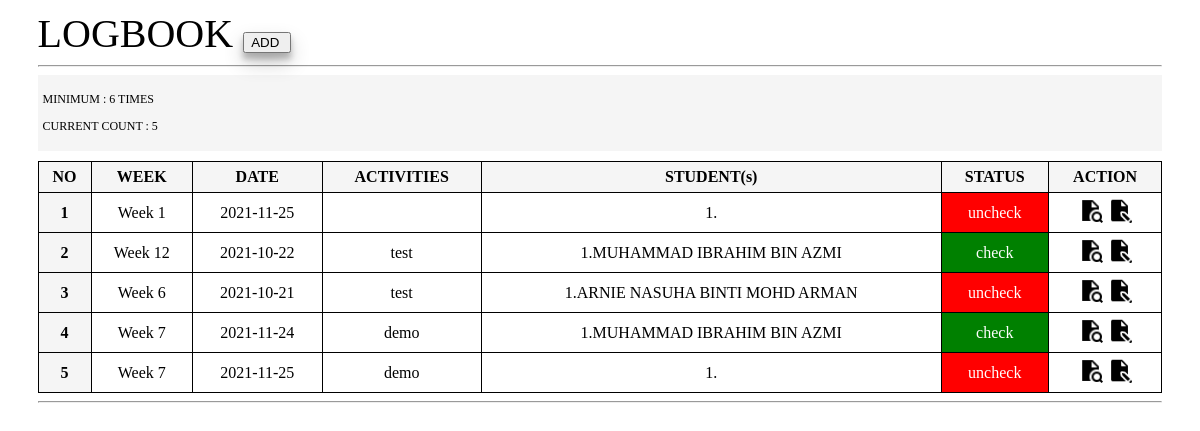
The app's page /Student/logbook.php with its own data.
### tables this page shows
CREATE TABLE `logbook` (
  `logID` int(11) NOT NULL,
  `Pid` int(11) DEFAULT NULL,
  `activities` varchar(100) DEFAULT NULL,
  `comment` varchar(1000) DEFAULT NULL,
  `svComment` varchar(500) DEFAULT NULL,
  `pType` varchar(20) DEFAULT NULL,
  `week` varchar(20) DEFAULT NULL,
  `logdate` date DEFAULT NULL,
  `stud1` varchar(20) DEFAULT NULL,
  `stud2` varchar(20) DEFAULT NULL,
  `stud3` varchar(20) DEFAULT NULL,
  `svid` varchar(20) DEFAULT NULL,
  `nextPlan` varchar(200) DEFAULT NULL,
  `byWho` varchar(20) DEFAULT NULL,
  `status` int(11) NOT NULL DEFAULT 0
);

CREATE TABLE `student` (
  `id` int(11) NOT NULL,
  `studID` varchar(50) NOT NULL,
  `Pid` int(11) DEFAULT NULL,
  `programme` varchar(5) DEFAULT NULL,
  `studName` varchar(100) DEFAULT NULL,
  `studEmail` varchar(100) DEFAULT NULL,
  `studPhone` varchar(100) DEFAULT NULL,
  `studP1score` float DEFAULT 0,
  `studP2score` float DEFAULT 0,
  `studPhoto` varchar(200) DEFAULT NULL,
  `code` mediumint(50) NOT NULL DEFAULT 0
);

### Student/logbook.php (the view, shortened to what this page needs)
<?php include_once '../includes/config.php';
$id = $_SESSION['user'];
$sql = mysqli_query($conn,"SELECT * FROM
logbook WHERE stud1 = '$id' OR stud2 = '$id' or stud3 = '$id' ORDER BY week  ");
$kira = mysqli_num_rows($sql);
$x = 0;
	$check = mysqli_query($conn,"SELECT svid FROM project where stud1 = '$id' or stud2 = '$id' or stud3 = '$id'");
$tick = mysqli_fetch_assoc($check);
?>
<!DOCTYPE html>
<html lang="en">
<head>
</head>
<body>
	<div class="logMain">
		<div class="logStyle">
			<div class="logLabel">
				<label>LOGBOOK</label>
				<?php if (empty($tick['svid'])){
	?>
				<input id="butt" type="button" disabled value="ADD " onclick='window.location.href="Student.php?view=logadd"'>
				<?php
} else {
	?>
				<input id="butt" type="button" value="ADD " onclick='window.location.href="Student.php?view=logadd"'>
				<?php
}
	 ?>
			</div>
			<hr>
			<div class="logCont">
				<div class="notice">
					<p>MINIMUM : 6 TIMES</p>
					<p> CURRENT COUNT : <?php echo $kira; ?></p>
				</div>
				<table>
					<tr>
						<th>NO</th>
						<th>WEEK</th>
						<th>DATE</th>
						<th>ACTIVITIES</th>
						<th>STUDENT(s)</th>
						<th>STATUS</th>
						<th>ACTION</th>
					</tr>
					<?php
					if($kira == 0){
						echo "</table><table><td><a style=\"color:red\">Please Create a Logbook!</a></td></table>";
					}
					else{
					while ($row = mysqli_fetch_assoc($sql)){
					echo "<tr>
						<th>" .++$x. "</th>";
					?>
					<td><?php echo $row['week'] ?></td>
					<td><?php echo $row['logdate'] ?></td>
					<td><?php echo $row['activities'] ?></td>
					<td><?php
						$stu1 = $row['stud1'];
						$checkName = mysqli_query($conn,"Select studName from student where studID = '$stu1'");
						$d = mysqli_fetch_assoc($checkName);
						echo "1.". $d['studName'];
							?></td>
					<?php
						$stat = $row['status'];
						if ($stat == 1){
						echo "<td style=\"background-color:green; color:white\">check</td>" ;
						}else{
							echo "<td style=\"background-color:red; color:white\">uncheck</td>";
						}
						?>
					<td>
						<?php
							echo "<a href=\"?id={$row['logID']}&view=logview\"><img src=\"img/view.png\"></a>
							<a href=\"?id={$row['logID']}&view=logedit\"><img src=\"img/edit.png\"></a>"
								?>
					</td>
					</tr>
					<?php
											}}
						?>
				</table>
			</div>
			<hr>
		</div>
	</div>
</body>
</html>

### Student/logbook.php (style rules this page uses)
a { text-decoration: none; }
.logMain { width: 100%; margin: 0 auto; margin-top: 10px; }
.logMain .logStyle { width: 95%; margin: 0 auto; }
.logMain .logStyle .logLabel { font-size: 40px; }
.logMain .logStyle .logCont table { width: 100%; border: 1px solid black; border-collapse: collapse; }
.logMain .logStyle .logCont tr, td, th { border: 1px solid black; border-collapse: collapse; text-align: center; padding: 5px; }
.logMain .logStyle .logCont th { background-color: whitesmoke; height: 20px; }
.logMain .logStyle .logCont .notice { background-color: whitesmoke; padding-left: 5px; padding-top: 5px; padding-bottom: 5px; font-size: 12px; margin-bottom: 10px; }
img { height: 25px; width: 25px; }
#butt { box-shadow: rgba(0, 0, 0, 0.19) 0px 10px 20px, rgba(0, 0, 0, 0.23) 0px 6px 6px; }

### records on screen
logbook: week "Week 1", logdate "2021-11-25", status "uncheck"
logbook: week "Week 12", logdate "2021-10-22", activities "test", student.studName "MUHAMMAD IBRAHIM BIN AZMI", status "check"
logbook: week "Week 6", logdate "2021-10-21", activities "test", student.studName "ARNIE NASUHA BINTI MOHD ARMAN", status "uncheck"
logbook: week "Week 7", logdate "2021-11-24", activities "demo", student.studName "MUHAMMAD IBRAHIM BIN AZMI", status "check"
logbook: week "Week 7", logdate "2021-11-25", activities "demo", status "uncheck"

### other values on screen
$kira "5"
